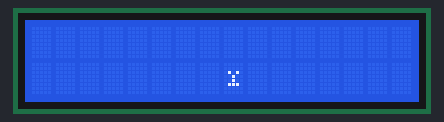
A sketch run on a simulated Arduino Uno, built with avr-gcc and run on an emulated ATmega328P. On the bench: 16×2 character LCD. Random numbers use the default seed unless the sketch sets one.

Above: at 0.4 s.
At 8.9 s:
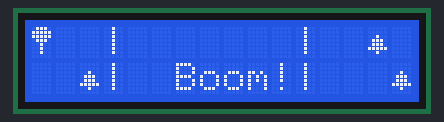
At 17.5 s:
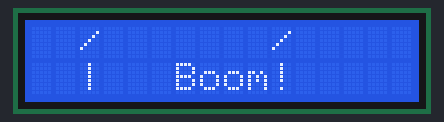
At 27.1 s:
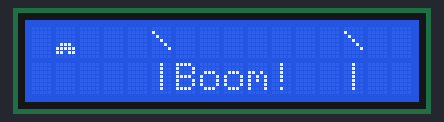
At 36.7 s:
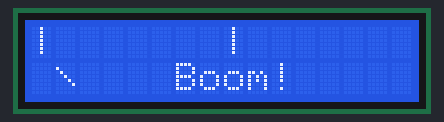
At 37.5 s:
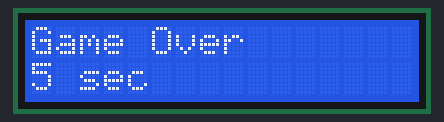

The sketch:

Vroum.ino
```cpp
/* This is a simple car game written for a 16x2 LCD screen connected to a Arduino Uno.
It was written by Pierre Massat:
http://guitarextended.wordpress.com/

It uses pins 12, 11, 6, 5 and 4 to connect the LCD.
It uses the LiquidCrystal library for Arduino :
http://arduino.cc/en/Reference/LiquidCrystal

Note that this codes was written for an ad-hoc pad of 10 buttons connected to the board.
Only two simple push buttons are required to control the game. I don't change the code due to
lack of time, but you'll simply have to remove the "detect()" function, and adapt the code in
the "initial()" function and at the beginning of the main loop (using a simple digitalRead()).

Please refer to this page if you have trouble wiring your buttons :
http://www.arduino.cc/en/Tutorial/Pushbutton

The only magic there is to this game lies in the use of the extra memory for custom characters
available in the LCD screen (a maximum of 8 characters can be created) :
http://arduino.cc/en/Reference/LiquidCrystalCreateChar

Have fun!
----------------------------------------------------------------------------------------------
Voici un jeu de voiture très simple écrit pour un écran LCD 16x2 connecté à un Arduino Uno.
Il a ét écrit par Pierre Massat:
http://guitarextended.wordpress.com/

Il utilise les entrées 12, 11, 6, 5 et 4 pour connecter le LCD.
Il utilise également la bibliothèque LiquidCrystal pour Arduino:
http://arduino.cc/en/Reference/LiquidCrystal

Veuillez noter que ce code a été écrit pour un pad ad-hoc de 10 boutons poussoirs connecté à l'Arduino.
Seuls 2 boutons poussoirs simples sont nécessaires pour contrôler le jeu. Je n'ai pas changé le code par
manque de temps, mais vous pourrez simplement supprimer la fonction "detect()", et adapter le code dans
la fonction "initial()" et au début de la boucle principale (en utilisant un simple digitalRead()).

Référez-vous à la page suivante si vous avez du mal à connecter vos boutons:
http://www.arduino.cc/en/Tutorial/Pushbutton

La seule magie tient à l'utilisation de la mémoire disponible pour des caractères sur mesure dans
l'écran LCD (un maximum de 8 caractères peuvent être créés):
http://arduino.cc/en/Reference/LiquidCrystalCreateChar

Amusez-vous bien!*/

//Setup the Arduino LCD Keypad Shield
#include <LiquidCrystal.h>
//LiquidCrystal lcd(8, 9, 4, 5, 6, 7);
LiquidCrystal lcd(6, 10, 9, 14, 15, 16);
#define btnRIGHT  0
#define btnUP     1
#define btnDOWN   2
#define btnLEFT   3
#define btnSELECT 4
#define btnNONE   5


int pos=0;
// We define all the graphical obects here as arrays of bytes.
// We use the memory for custom characters featured in the LCD screen.
//------------------------------------------------------------------------
// On définit les objects graphiques ici sous forme de tableaux d'octets.
// On utilise la mémoire interne à l'écrant LCD dédiée aux caractères créés par l'utilisateur.
byte backslash[8] ={ // Définition du caractère backslash
  B00000,
  B10000,
  B01000,
  B00100,
  B00010,
  B00001,
  B00000,
};
// Car (straight up)
//-------------
// Voiture (droite)
byte voiture[8] = {
  B00000,
  B00000,
  B01010,
  B00100,
  B00100,
  B01110,
  B00000,
};
// Car (truning to the left)
//---------------
// Voiture (tournant vers la gauche)
byte voitureG[8] = {
  B00000,
  B01000,
  B11000,
  B00101,
  B00010,
  B00100,
  B00000,
};
// Car (truning to the right)
//---------------
// Voiture (tournant vers la droite)
byte voitureD[8] = {
  B00000,
  B00010,
  B00011,
  B10100,
  B01000,
  B00100,
  B00000,
};
// Cow...
//---------
// Vache...
byte vache[8] = {
  B00000,
  B00000,
  B11000,
  B01111,
  B01010,
  B00000,
  B00000,
};
// Tree...
//---------
// Arbre...
byte arbre[8] = {
  B01110,
  B11111,
  B11111,
  B01110,
  B00100,
  B00100,
  B00100,
};
// Pine tree
//----------
// Sapin
byte sapin[8] = {
  B00000,
  B00000,
  B00100,
  B01110,
  B01110,
  B11111,
  B00100,
};
// House
//---------
// Maison
byte maison[8] = {
  B00000,
  B00000,
  B00000,
  B00000,
  B01110,
  B11111,
  B11011,
};
// Various variables used later on...
//-----------------------------------
// Diverses variables utilisées plus bas...
char haut[16] = "               ";
int posRoute;
int oldposRoute=5;
int actuDir=1;
int bouton;
unsigned long getTime;
unsigned long getTimeVoiture;
int collision=0;
unsigned long initTime;
int largRoute; // Largeur de la route
int limitDroite; // Limite à gauche de la route pour ne pas dépasser à droite.
int moveVoiture=1;
int posVoiture;
int posConc1;
int obsConc;
int compteurConc;


void setup() {
  int i;
  pinMode (A0, INPUT);
pinMode (A1, INPUT);
pinMode (A2, INPUT);
pinMode (A3, INPUT);
pinMode (7, INPUT);
pinMode (8, INPUT);
  lcd.begin(16,2); // Initialize the LCD / Initialisation de l'écran LCD
  lcd.createChar(1,backslash); // Loading of custom characters into LCD memory / Chargement des caractères sur mesure dans la memoire du LCD
  lcd.createChar(2,voiture);
  lcd.createChar(3,voitureG);
  lcd.createChar(4,voitureD);
  lcd.createChar(5,vache);
  lcd.createChar(6,arbre);
  lcd.createChar(7,sapin);
  lcd.createChar(8,maison);
  largRoute = 8; // Road width. / Largeur de la route.
  limitDroite = 6;
  initial();
  randomSeed(analogRead(A2));
}

void initial() {
  // Splash screen before the game starts.
  //----------------------------------------
  // Ecran d'accueil avant le début du jeu.
  long i=0;
  int k=btnNONE;
  getTime=millis();
  // Loop until the player pushes a button
  //---------------------------------------
  // Tourne en boucle jusqu'à ce que le joueur appuie sur un bouton.
  while (k==btnNONE) {
    k=detect();
    i=i+1;
    if ((millis()-getTime)>1000) {
      if (i%2==0) {
        lcd.clear();
        lcd.setCursor(5,0);
        lcd.print("Vroum!");
        for (i=0;i<8;i++) {
          lcd.setCursor(i*2,1);
          lcd.write(4-(i%3));
        }
      }
      else {
        lcd.clear();
        lcd.print("Press a key ... ");
      }
      getTime=millis();
    }
  }
  // Initialize various variables when the player has pushed a button to start the game.
  //-----------------------------------------------------------------------------------
  // Initialise divers variables lorsque le joueur a appuyé sur un bouton pour commencer le jeu.
  for (i=0;i<16;i++) {
    haut[i]=' ';
  }
  getTime = millis();
  getTimeVoiture = getTime;
  initTime = getTime;
  posRoute=5;
  posVoiture = posRoute+3;
  posConc1=0;
  obsConc=0;
  compteurConc=7;
}

//\\\\\\\\\\\\\\\\\\\\\\\\\\\\\\\\\\\\\\\\\\\\\\\\\\\\\\\\\\\\\\\\\\\\\\\\\\\\\\\\\\\\\
// This is the main loop. It controls the input from the buttons,
// the animation of the road and the car, and the score if the car
// crashes out of the road.
//------------------------------------------------------------------
// C'est la boucle principale. Elle contrôle les boutons,
// l'animation de la route et de la voiture, ainsi que le score si
// la voiture sort de la route.
void loop() {
  int i=0;
  int tmp;

  // Uses the "detect()" function to read the state of the buttons.
  // (This was made for an ad-hoc pad of 10 buttons. Only two simple
  // push buttons are required, but this code needs to be altered slightly).
  //-----------------------------------------------------------------------
  // Utilise la fonction "detect()" pour lire l'état des boutons.
  // (Cela a été créé pour un pad ad-hoc e 10 boutons. Seuls 2 boutons poussoirs
  // sont nécessaires en réalité, mais cette partie de code doit être modifiée légèrement).
  bouton = detect();
  if (bouton==btnLEFT) tmp=0; // On bouge à gauche...
  else if (bouton==btnRIGHT) tmp=2; // ...ou à droite...
  else tmp=1; // Ou on reste tout droit.
  moveVoiture=tmp;

  // The "Voit_animation()" function runs every 500 ms (car and road animation).
  // To increase the speed, replace 500 by a lower value.
  //---------------------------------------------------
  // La fonction "Voit_animation()" est lancée toutes les 500 ms (animation de la voiture et de la route).
  // Pour une plus grande vitesse, remplcer 500 par une valeur plus faible.
  if ((millis()-getTime)>500) {
    Voit_animation();
    getTime=millis();
  }

  if (collision!=1) {
    if ((millis()-getTimeVoiture)>125) {
      Voit_animationVoiture();
      getTimeVoiture=millis();
    }
  }
  else Voit_score();

}
// Enof main loop / Fin de la boucle principale
//\\\\\\\\\\\\\\\\\\\\\\\\\\\\\\\\\\\\\\\\\\\\\\\\\\\\\\\\\\\\\\\\\\\\\\\\\\\\\\\\\\\\\\\\\\\\\\\\\\\\\\\\\\\\\\\\\\\_

// This function is here to convert the analog values read from the ad-hoc
// pad of 10 buttons into integers between 0 and 9. For the purpose of this game
// it can be completely replaced with 2 simple push buttons and 2 simple digitalRead().
// The code in the main loop must be changed accordingly.
//------------------------------------------------------------------------
// Cette fonction sert à convertir les valeurs analogiques lues depuis le pad ad-hoc de 10 boutons
// en entiers entre 0 et 9. Pour ce jeu cela peut être entièrement remplacé par
// 2 boutons poussoirs et deux simples digitalRead().
// Le code dans la boucle principale doit être changé en conséquence.
/*int detect(int bouton1,int moitie) {
  int k;
  if (moitie==0) k=0;
  else if (moitie==1) k=1;
  if (bouton1>1000) return 1+k*5;
  else if (bouton1<530 && bouton1>500) return 2+k*5;
  else if (bouton1<370 && bouton1>310) return 3+k*5;
  else if (bouton1<290 && bouton1>240) return 4+k*5;
  else if (bouton1<230 && bouton1>180) {
    if (k==1) return 0;
    else return 5;
  }
  else return 10;
}*/
/* New detect() function reading the buttons
 * from the Arduino LCD Keypad shield.
 */
int detect() {
  /*int b = analogRead(A0);
  if (b > 1000) return btnNone;
  delay(8);
  if (b < 50) return btnRight;
  if (b < 180) return btnUp;
  if (b < 330) return btnDown;
  if (b < 520) return btnLeft;
  if (b < 700) return btnSelect;*/
  if(!digitalRead(A0))
   {
    delay(10);
    if(!digitalRead(A0))
       return btnUP;
    }
   if(!digitalRead(A1))
   {
    delay(10);
    if(!digitalRead(A1))
    return btnRIGHT;
    }
   if(!digitalRead(A3)){
    delay(10);
    if(!digitalRead(A3))
    return btnDOWN;
    }
   if(!digitalRead(A2)){
    delay(10);
    if(!digitalRead(A2))
     return btnLEFT;
     }
   if(!digitalRead(7)) {
    delay(10);
    if(!digitalRead(7))
    return btnSELECT;
    }
   return btnNONE;
}

// This function prints some kind of a "game over" splash screen.
// It displays the time the player managed to drive the car without
// bumping into another one or crashing out of the road. After a few seconds it
// calls the "initial()" function to display the firt splash screen again.
//----------------------------------------------------------------------------
// Cette fontion affiche une sorte de "game over". Elle affiche le temps pendant lequel le joueur est
// parvenu à conduire sa voiture sans rentrer dans une autre ni sortir de la route.
// Après quelques secondes la fonction "initial()" est appelée pour afficher de nouveau le
// premier écran d'accueil.
void Voit_score() {
  int temps;

  temps = (millis() - initTime)/1000;
  String chaine = "";
  chaine = chaine + temps + " sec";
  delay(800);
  lcd.clear();
  lcd.print("Game Over");
  lcd.setCursor(0,1);
  lcd.print(chaine);
  /*chaine = ",";
  chaine = chaine;
  lcd.setCursor(6,1);
  lcd.print(chaine);*/

  delay(3000);
  collision=0;
  initial();
}

//=======================================================================================================================
// Actual animation (including random generation of obstacles and scenery).
//----------------------------------------------------------------
// Animation à proprement parler (dont génération aléatoire des obstacles et du décor).
void Voit_animation() {
  int i;
  int increment=0;
  int rand;
  int typeConc;
  int oldDir;
  int posDec1=1000;
  int posDec2=1000;
  int posDec3=1000;
  int posDec4=1000;
  int typeDec1;
  int typeDec2;
  int typeDec3;
  int typeDec4;


  oldDir = actuDir;
  oldposRoute = posRoute;

  // Generation of random scenery
  //-----------------------------------
  // Génération aléatoire du décor
  if (random(0,100)>60) { // Décor 1
    typeDec1=random(0,4);
    if (random(0,2)>0) {
      posDec1=posRoute-random(2,5);
    }
    else posDec1=posRoute+largRoute+random(0,4)+2;
  }
  else posDec1=1000;
  if (random(0,100)>50) { // Décor 2
    typeDec2=random(0,4);
    if (random(0,2)>0) {
      posDec2=posRoute-random(2,5);
    }
    else posDec2=posRoute+largRoute+random(0,4)+2;
  }
  else posDec2=1000;
  if (random(0,100)>50) { // Décor 3
    typeDec3=random(0,4);
    if (random(0,2)>0) {
      posDec3=posRoute-random(2,5);
    }
    else posDec3=posRoute+largRoute+random(0,4)+2;
  }
  else posDec3=1000;
  if (random(0,100)>80) { // Décor 4
    typeDec4=random(0,4);
    if (random(0,2)>0) {
      posDec4=posRoute-random(2,5);
    }
    else posDec4=posRoute+largRoute+random(0,4)+2;
  }
  else posDec4=1000;
  // Random generation of new road direction (depending on constraints)
  //-----------------------------------------
  // Génération aléatoire de la direction de la route (en fonction des contraintes)
  if (posRoute==0) rand = random(1,3); // only staight or to the right / seulement devant ou à droite
  else if (posRoute==limitDroite) rand = random(0,2); // Only straight or to the left / seulement devant ou à gauche
  else rand = random(0,3); // no constraints / pas de contraintes

  // Moves the road sideways when necessary
  //--------------------------------
  // Décale la route wuand c'est nécessaire
  if (oldDir==0) {
    if (rand!=2 && posRoute!=0) posRoute = posRoute-1;
  }
  else if (oldDir==2) {
    if (rand!=0 && posRoute!=limitDroite) posRoute = posRoute+1;
  }
  actuDir = rand;

  // Copy top line to bottom line.
  //----------------------------
  // Copie la ligne du haut en bas.
  lcd.clear();
  lcd.setCursor(0,1);
  for (i=0;i<16;i++) {
    lcd.setCursor(i,1);
    if (haut[i]=='*') lcd.write(1);
    else if (haut[i]=='V') lcd.write(5);
    else if (haut[i]=='A') lcd.write(6);
    else if (haut[i]=='S') lcd.write(7);
    else if (haut[i]=='M') lcd.write(8);
    else lcd.write(haut[i]);
  }

  // Create and print the top line based on the direction and the position of the road.
  //-------------------------------------------------------------------------------
  // Ecriture de la ligne du haut, générée en fonction de la direction et de la position de la route.
  for (i=0;i<16;i++) { // (we write the top line) / (On écrit en haut)
    lcd.setCursor(i,0);
    if (i==posRoute || i==posRoute+largRoute) { // If left or right border of the road / Si limite gauche ou droite de la route.
      if (actuDir==0) {
        lcd.write(1); // We use a custom character for the backlash when turning left / On met un '\' si tourne à gauche
        haut[i]='*';
      }
      else if (actuDir==1) {
        lcd.write('|');
        haut[i]='|';
      }
      else if (actuDir==2) {
        lcd.write('/');
        haut[i]='/';
      }
    }
    else if (i==posDec1) {
      lcd.write(typeDec1+5);
      if (typeDec1==0) haut[i]='V';
      else if (typeDec1==1) haut[i]='A';
      else if (typeDec1==2) haut[i]='S';
      else if (typeDec1==3) haut[i]='M';
    }
    else if (i==posDec2) {
      lcd.write(typeDec2+5);
      if (typeDec2==0) haut[i]='V';
      else if (typeDec2==1) haut[i]='A';
      else if (typeDec2==2) haut[i]='S';
      else if (typeDec2==3) haut[i]='M';
    }
    else if (i==posDec3) {
      lcd.write(typeDec3+5);
      if (typeDec3==0) haut[i]='V';
      else if (typeDec3==1) haut[i]='A';
      else if (typeDec3==2) haut[i]='S';
      else if (typeDec3==3) haut[i]='M';
    }
    else if (i==posDec4) {
      lcd.write(typeDec4+5);
      if (typeDec4==0) haut[i]='V';
      else if (typeDec4==1) haut[i]='A';
      else if (typeDec4==2) haut[i]='S';
      else if (typeDec4==3) haut[i]='M';
    }
    else { // Nothing special to write / Rien à écrire de spécial.
      lcd.write(' ');
      haut[i]=' ';
    }
  }

  // Other cars
  //-------------------------
  // Autres voitures
  if (compteurConc>6) { // Create new car when the last one has disapeared / Si voiture précédente disparue, on en cré une nouvelle
    obsConc=1000;
    if (random(0,100)>70) {
      posConc1 = random(1,largRoute); // Random position on top line / Position aléatoire sur la ligne du haut
      compteurConc = 0;
    }
  }
  else { // If the car is still there, update screen / Si voiture toujours là, on met à jour l'écriture sur l'écran
    if (compteurConc<3) { // The car stays a little in the top line... / elle reste un peu en haut...
      lcd.setCursor(posConc1 + posRoute,0);
      // We adapt the direction of the car to that of the road / On adapte la direction de la voiture à celle de la route.
      if (actuDir==0) typeConc=3;
      else if (actuDir==1) typeConc = 2;
      else typeConc = 4;
      lcd.write(typeConc);
      compteurConc = compteurConc + 1;
    }
    else { // ... then it moves to the bottom line / ... puis elle passe en bas.
      lcd.setCursor(posConc1 + oldposRoute,1);
      obsConc = posConc1 + oldposRoute;
      // We adapt the direction of the car to that of the road / On adapte la direction de la voiture à celle de la route.
      if (oldDir==0) typeConc=3;
      else if (oldDir==1) typeConc = 2;
      else typeConc = 4;
      lcd.write(typeConc);
      compteurConc = compteurConc + 1;
    }
  }
}

// This function controls the animation of the car itself.
//------------------------------------------------------------
// Cette fonction contrôle l'animation de la voiture.
void Voit_animationVoiture() {
  int typeVoiture;

  lcd.setCursor(posVoiture,1);
  lcd.print(' ');
  // Computes new position and direction of the car.
  //--------------------------------------------------
  // Calcule les nouvelles position et direction de la voiture.
  if (moveVoiture==0) {
    if (posVoiture!=0) {
      posVoiture = posVoiture - 1; // Move the car to the left / On décale la voiture vers la gauche
      typeVoiture = 3; // Custom character for the car turning to the left / Caractère de la voiture tournant vers la gauche.
    }
    else typeVoiture = 2;
  }
  else if (moveVoiture==2) {
    if (posVoiture!=15) {
      posVoiture = posVoiture + 1; // Move the car to the right / On décale la voiture vers la droite
      typeVoiture = 4;  // Custom character for the car turning to the right / Caractère de la voiture tournant vers la droite.
    }
    else typeVoiture = 2;
  }
  else {
    typeVoiture = 2;  // Custom character for the car moving straight ahead / Caractère de la voiture allant droit devant.
  }
  // If no collision, print the car on the screen...
  //------------------------------------------
  // Si pas de collision, on affiche la voiture sur l'écran...
  if (posVoiture!=posRoute && posVoiture!=(posRoute + largRoute) && posVoiture!=obsConc) {
    lcd.setCursor(posVoiture,1);
    lcd.write(typeVoiture);
  }
  else {  // ... else : boom! / ... sinon : boom!
    lcd.setCursor(posVoiture-2,1);
    lcd.print("Boom!");
    collision = 1;
  }
}
```

Measured:
- what the display in image 1 shows lasts 0.8 s, from 8.9 s to 9.7 s
